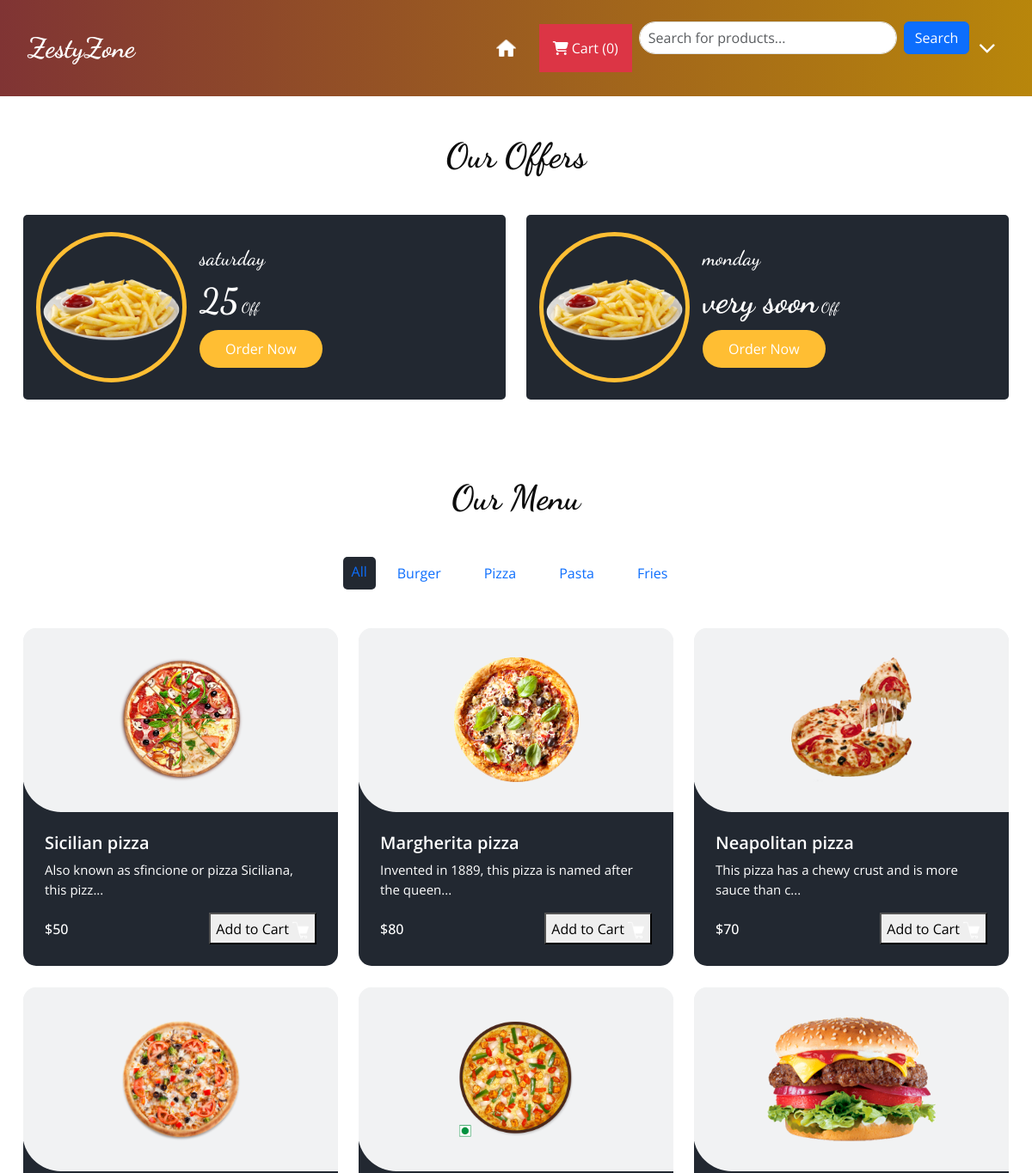
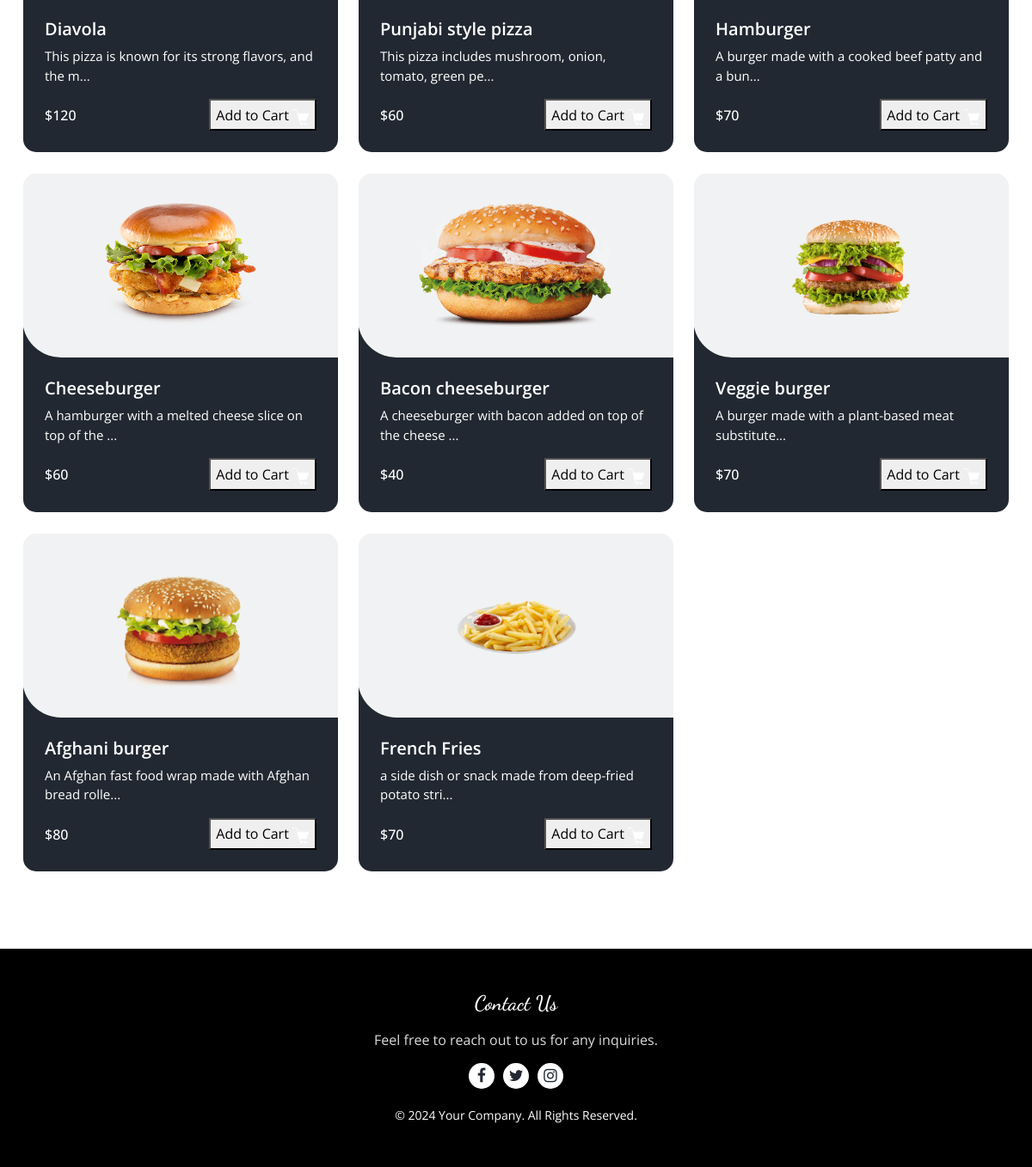
The app's page /menu/ with its own data (2 pictures, top to bottom).
### Products/models.py (models this page shows, shortened)
class Offer(models.Model):
    Offer_name=models.CharField(max_length=100)
    Offer=models.CharField(max_length=50)
    img=models.ImageField(upload_to='images')

class Product(models.Model):
    product_name = models.CharField(max_length=100)
    category = models.CharField(max_length=100, default="")
    subcategory = models.CharField(max_length=50, default="")
    price = models.IntegerField(default=0)
    desc = models.CharField(max_length=300)
    image = models.ImageField(upload_to='images')

### Products/views.py (the view)
# urls.py: path('menu/',views.menu,name='menu'),
def menu(request):
    allProds = []
    category_filter = request.GET.get('category', 'all')  # Get category from query parameter
    query = request.GET.get('q', '')  # Get search query from query parameter
    if query:  # If there's a search query, filter products by name or description
        catprods = Product.objects.filter(
            Q(product_name__icontains=query) | Q(desc__icontains=query)
        )
    else:  # If there's no query, show all products (or by category)
        if category_filter != 'all':
            catprods = Product.objects.filter(category=category_filter)
        else:
            catprods = Product.objects.all()
    cats = {item.category for item in catprods}  # Get distinct categories from the filtered products
    for cat in cats:
        prod = catprods.filter(category=cat)
        n = len(prod)
        nSlides = n // 4 + ceil((n / 4) - (n // 4))
        allProds.append([prod, range(1, nSlides), nSlides])
    offers = Offer.objects.all()
    return render(request, "menu.html", {
        'allProds': allProds,
        'category_filter': category_filter,
        'query': query,
        'offers': offers,
    })

### templates/menu.html (shortened to what this page needs)
{% extends 'base.html' %}
{% load static %}
{% block content %}
<section class="offer_section layout_padding-bottom">
  <div class="offer_container">
    <div class="container">
      <div class="heading_container heading_center">
        <h2>Our Offers</h2>
      </div>
      <div class="row">
        {% for offer in offers %}
        <div class="col-md-6">
          <div class="box">
            <div class="img-box">
              <img src="{{ offer.img.url }}" alt="image not found">
            </div>
            <div class="detail-box">
              <h5>{{ offer.Offer_name }}</h5>
              <h6>
                <span>{{ offer.Offer }}</span> Off
              </h6>
              <a href="#">
                Order Now
              </a>
            </div>
          </div>
        </div>
        {% endfor %}
      </div>
    </div>
  </div>
</section>
{% endblock content %}
{% block body %}
<section class="food_section layout_padding-bottom">
  <div class="container">
    <div class="heading_container heading_center">
      <h2>Our Menu</h2>
    </div>
    <ul class="filters_menu">
      <li class="{% if category_filter == 'all' %}active{% endif %}" data-filter="all">
        <a href="{% url 'menu' %}?category=all&q={{ query|default:'' }}">All</a>
      </li>
      <li class="{% if category_filter == 'burger' %}active{% endif %}" data-filter="burger">
        <a href="{% url 'menu' %}?category=burger&q={{ query|default:'' }}">Burger</a>
      </li>
      <li class="{% if category_filter == 'pizza' %}active{% endif %}" data-filter="pizza">
        <a href="{% url 'menu' %}?category=pizza&q={{ query|default:'' }}">Pizza</a>
      </li>
      <li class="{% if category_filter == 'pasta' %}active{% endif %}" data-filter="pasta">
        <a href="{% url 'menu' %}?category=pasta&q={{ query|default:'' }}">Pasta</a>
      </li>
      <li class="{% if category_filter == 'fries' %}active{% endif %}" data-filter="fries">
        <a href="{% url 'menu' %}?category=fries&q={{ query|default:'' }}">Fries</a>
      </li>
    </ul>
    <div class="filters-content">
      <div class="row grid">
        {% for product, range, nSlides in allProds %}
          {% for item in product %}
            <div class="col-sm-6 col-lg-4 all" data-category="{{ item.category|lower }}">
              <div class="box">
                <div class="img-box">
                  <img src="{% if item.image %}/media/{{ item.image }}{% else %}{% static 'images/placeholder.png' %}{% endif %}" alt="{{ item.product_name }}" class="product-image">
                </div>
                <div class="detail-box">
                  <h5>{{ item.product_name }}</h5>
                  <p>{{ item.desc|slice:"0:53" }}...</p>
                  <div class="options">
                    <h6>${{ item.price }}</h6>
                    <button class="add-to-cart-btn" data-id="{{ item.id }}" data-name="{{ item.product_name }}" data-price="{{ item.price }}">
                      <span>Add to Cart</span>
                      <img src="{% static 'images/cart.png' %}" style="width: 20px; height: 20px;" alt="Cart" class="fa fa-shopping-cart">
                    </button>
                  </div>
                </div>
              </div>
            </div>
          {% endfor %}
        {% endfor %}
      </div>
    </div>
  </div>
</section>
{% endblock body %}

### static/css/style.css (style rules this page uses)
body { font-family: "Open Sans", sans-serif; color: #0c0c0c; background-color: #ffffff; overflow-x: hidden; }
.layout_padding-bottom { padding-bottom: 90px; }
h1, h2 { font-family: 'Dancing Script', cursive; }
.heading_container { display: -webkit-box; display: -ms-flexbox; display: flex; -webkit-box-orient: vertical; -webkit-box-direction: normal; -ms-flex-direction: column; flex-direction: column; -webkit-box-align: start; -ms-flex-align: start; align-items: flex-start; }
.heading_container h2 { position: relative; margin-bottom: 0; font-size: 2.5rem; font-weight: bold; }
.heading_container.heading_center { -webkit-box-align: center; -ms-flex-align: center; align-items: center; text-align: center; }
a, a:hover, a:focus { text-decoration: none; }
.offer_section { position: relative; padding-top: 45px; }
.offer_section .box { display: -webkit-box; display: -ms-flexbox; display: flex; -webkit-box-align: center; -ms-flex-align: center; align-items: center; margin-top: 45px; border-radius: 5px; padding: 20px 15px; background-color: #222831; color: #ffffff; }
.offer_section .box .img-box { width: 175px; min-width: 175px; height: 175px; margin-right: 15px; position: relative; -webkit-transition: all 0.1 0.5s; transition: all 0.1 0.5s; border-radius: 100%; border: 5px solid #ffbe33; overflow: hidden; }
.offer_section .box .img-box img { width: 100%; -webkit-transition: all .2s; transition: all .2s; }
.offer_section .box .detail-box h5 { font-family: 'Dancing Script', cursive; font-size: 24px; margin: 0; }
.offer_section .box .detail-box h6 { font-family: 'Dancing Script', cursive; margin: 10px 0; }
.offer_section .box .detail-box h6 span { font-size: 2.5rem; font-weight: bold; }
.offer_section .box .detail-box a { display: inline-block; padding: 10px 30px; background-color: #ffbe33; color: #ffffff; border-radius: 45px; -webkit-transition: all 0.3s; transition: all 0.3s; border: none; }
.food_section .filters_menu { padding: 0; display: -webkit-box; display: -ms-flexbox; display: flex; -ms-flex-wrap: wrap; flex-wrap: wrap; -webkit-box-pack: center; -ms-flex-pack: center; justify-content: center; list-style-type: none; margin: 45px 0 20px 0; }
.food_section .filters_menu li { padding: 7px 25px; cursor: pointer; border-radius: 25px; }
.food_section .filters_menu li.active { background-color: #222831; color: #ffffff; }
.food_section .box { position: relative; margin-top: 25px; background-color: #ffffff; border-radius: 10px; color: #ffffff; border-radius: 15px; overflow: hidden; background: linear-gradient(to bottom, #f1f2f3 25px, #222831 25px); }
.food_section .box .img-box { background: #f1f2f3; display: -webkit-box; display: -ms-flexbox; display: flex; -webkit-box-pack: center; -ms-flex-pack: center; justify-content: center; -webkit-box-align: center; -ms-flex-align: center; align-items: center; height: 215px; border-radius: 0 0 0 45px; margin: -1px; padding: 25px; }
.food_section .box .img-box img { max-width: 100%; max-height: 145px; -webkit-transition: all .2s; transition: all .2s; }
.food_section .box .detail-box { padding: 25px; }
.food_section .box .detail-box h5 { font-weight: 600; }
.food_section .box .detail-box p { font-size: 15px; }
.food_section .box .detail-box h6 { margin-top: 10px; }
.food_section .box .options { display: -webkit-box; display: -ms-flexbox; display: flex; -webkit-box-pack: justify; -ms-flex-pack: justify; justify-content: space-between; }

### static/css/responsive.css (style rules this page uses)
@media (min-width: 1200px) { .container { max-width: 1170px; } }

### templates/menu.html (style rules this page uses)
.filters_menu li.active { color: #fff; background-color: #ff9800; border-radius: 5px; padding: 5px 10px; }

### records on screen
Offer: img (picture), Offer_name "saturday", Offer "25"
Offer: img (picture), Offer_name "monday", Offer "very soon"
Product: image (picture), product_name "Sicilian pizza", desc "Also known as sfincione or pizza Siciliana, this pizz", price "50"
Product: image (picture), product_name "Margherita pizza", desc "Invented in 1889, this pizza is named after the queen", price "80"
Product: image (picture), product_name "Neapolitan pizza", desc "This pizza has a chewy crust and is more sauce than c", price "70"
Product: image (picture), product_name "Diavola", desc "This pizza is known for its strong flavors, and the m", price "120"
Product: image (picture), product_name "Punjabi style pizza", desc "This pizza includes mushroom, onion, tomato, green pe", price "60"
Product: image (picture), product_name "Hamburger", desc "A burger made with a cooked beef patty and a bun", price "70"
Product: image (picture), product_name "Cheeseburger", desc "A hamburger with a melted cheese slice on top of the", price "60"
Product: image (picture), product_name "Bacon cheeseburger", desc "A cheeseburger with bacon added on top of the cheese", price "40"
Product: image (picture), product_name "Veggie burger", desc "A burger made with a plant-based meat substitute", price "70"
Product: image (picture), product_name "Afghani burger", desc "An Afghan fast food wrap made with Afghan bread rolle", price "80"
Product: image (picture), product_name "French Fries", desc "a side dish or snack made from deep-fried potato stri", price "70"
